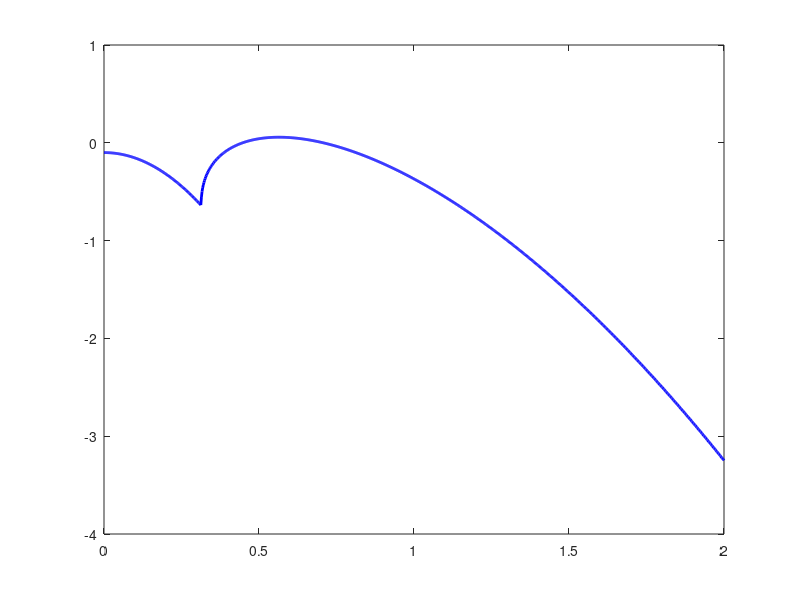

Write the MATLAB code that produced this figure. (Note: this script raises an error after producing the figure.)
% =========================================================================
% PEC 2026 - Ejercicio 3
% Análisis de estabilidad lineal del modelo reacción-difusión (Brusselator)
% Este script no requiere datos externos.
% Autor: HectorNaaa
% =========================================================================
%
% Modelo:
%   du/dt = Du·∇²u + f(u,v)    f(u,v) = a - u + u²v
%   dv/dt = Dv·∇²v + g(u,v)    g(u,v) = b - u²v
%
% El análisis de estabilidad lineal responde a la pregunta:
%   "¿Sobreviven las perturbaciones pequeñas sobre el estado estacionario
%    homogéneo (u0, v0)?"
%
% Sin difusión → Estabilidad local (ODE)
% Con difusión → Posible inestabilidad de Turing (PDE)
% =========================================================================

clear; clc; close all;

% =========================================================================
%% SECCIÓN 0 — PARÁMETROS DEL MODELO
% =========================================================================

a  = 0.1;     % Parámetro de alimentación del Brusselator
b  = 0.9;     % Parámetro de drenaje del Brusselator
Du = 1.0;     % Coeficiente de difusión del activador u (lento)
Dv = 10.0;    % Coeficiente de difusión del inhibidor v (rápido, Dv >> Du)

% ---- Estado estacionario homogéneo ----
% Condición: f(u0,v0) = 0  y  g(u0,v0) = 0
%   a - u0 + u0²·v0 = 0
%   b - u0²·v0      = 0  →  u0²·v0 = b
% Sumando: a - u0 + b = 0  →  u0 = a + b
%          v0 = b / u0²
u0 = a + b;
v0 = b / u0^2;

fprintf('=================================================================\n');
fprintf('  EJERCICIO 3 — Análisis de estabilidad lineal (Brusselator)\n');
fprintf('=================================================================\n');
fprintf('Parámetros:\n');
fprintf('  a  = %.2f,  b  = %.2f\n', a, b);
fprintf('  Du = %.2f,  Dv = %.2f\n', Du, Dv);
fprintf('\nEstado estacionario homogéneo:\n');
fprintf('  u0 = a + b       = %.6f\n', u0);
fprintf('  v0 = b / (a+b)²  = %.6f\n', v0);
fprintf('=================================================================\n\n');


% =========================================================================
%% SECCIÓN 1 — JACOBIANO DEL SISTEMA SIN DIFUSIÓN
% =========================================================================
%
% La estabilidad sin difusión se determina linealizando el sistema ODE
% alrededor de (u0, v0). Las derivadas parciales de f y g son:
%
%   ∂f/∂u = -1 + 2·u·v    ∂f/∂v =  u²
%   ∂g/∂u = -2·u·v        ∂g/∂v = -u²
%
% El Jacobiano J = [∂f/∂u  ∂f/∂v ; ∂g/∂u  ∂g/∂v] evaluado en (u0,v0):

J11 = -1 + 2*u0*v0;   % ∂f/∂u = b - a     (para estos valores = 0.8)
J12 =  u0^2;           % ∂f/∂v = (a+b)²   (= 1.0)
J21 = -2*u0*v0;        % ∂g/∂u = -(b-a)   (= -0.8... espera, = -2*1*0.9 = -1.8... hmm)
J22 = -u0^2;           % ∂g/∂v = -(a+b)²  (= -1.0)

% Nota: con a=0.1, b=0.9: u0=1, v0=0.9
%   J11 = -1 + 2·1·0.9 = 0.8
%   J12 =  1² = 1
%   J21 = -2·1·0.9 = -1.8
%   J22 = -1² = -1

J = [J11, J12;
     J21, J22];

fprintf('--- SECCIÓN 1: Jacobiano sin difusión ---\n\n');
fprintf('J = [ %+.4f   %+.4f ]\n', J(1,1), J(1,2));
fprintf('    [ %+.4f   %+.4f ]\n\n', J(2,1), J(2,2));

% Propiedades de J que determinan la estabilidad:
traza_J    = trace(J);   % tr(J) = J11 + J22 < 0 es condición necesaria de estabilidad
det_J      = det(J);     % det(J) > 0 es condición necesaria de estabilidad
fprintf('tr(J)  = %.6f  (debe ser < 0 para estabilidad)\n', traza_J);
fprintf('det(J) = %.6f  (debe ser > 0 para estabilidad)\n\n', det_J);


% =========================================================================
%% SECCIÓN 2 — AUTOVALORES SIN DIFUSIÓN
% =========================================================================
%
% Los autovalores λ de J determinan cómo evolucionan perturbaciones
% homogéneas (k=0):
%
%   perturbación ~ exp(λ·t)
%
%   Re(λ) < 0 para ambos λ → la perturbación decae → ESTADO ESTABLE
%   Re(λ) > 0 para algún λ → la perturbación crece → ESTADO INESTABLE
%
% Si los autovalores son complejos conjugados α ± βi con α < 0,
% el punto fijo es un FOCO ESTABLE: las perturbaciones oscilan mientras
% decaen (la solución "gira" en espiral hacia el punto fijo).

lambda_sin_difusion = eig(J);   % MATLAB devuelve los 2 autovalores del sistema 2x2

fprintf('--- SECCIÓN 2: Autovalores sin difusión ---\n\n');
for i = 1:length(lambda_sin_difusion)
    lam = lambda_sin_difusion(i);
    fprintf('  λ_%d = %+.6f %+.6fi    Re(λ_%d) = %+.6f\n', ...
            i, real(lam), imag(lam), i, real(lam));
end
fprintf('\n');

partes_reales = real(lambda_sin_difusion);

if all(partes_reales < 0)
    fprintf('CONCLUSIÓN: Re(λ) < 0 para todos los autovalores.\n');
    fprintf('→ El estado estacionario es ESTABLE sin difusión.\n');
    if ~isreal(lambda_sin_difusion)
        fprintf('→ Los autovalores son complejos: el punto fijo es un FOCO ESTABLE.\n');
        fprintf('  (Las perturbaciones homogéneas oscilan mientras decaen.)\n');
    else
        fprintf('→ Los autovalores son reales: el punto fijo es un NODO ESTABLE.\n');
    end
else
    fprintf('ADVERTENCIA: Re(λ) > 0 para algún autovalor.\n');
    fprintf('→ El estado estacionario es INESTABLE incluso sin difusión.\n');
end

% ─────────────────────────────────────────────────────────────────────────
% Interpretación clave:
% Si el sistema SIN difusión es estable (Re(λ) < 0) pero CON difusión
% aparece inestabilidad, entonces la difusión es responsable del patrón.
% Esto es precisamente la INESTABILIDAD DE TURING o "diffusion-driven
% instability": un paradoja en que el mecanismo estabilizador (difusión)
% desestabiliza el estado homogéneo.
% ─────────────────────────────────────────────────────────────────────────
fprintf('\n');


% =========================================================================
%% SECCIÓN 3 — RELACIÓN DE DISPERSIÓN CON DIFUSIÓN
% =========================================================================
%
% Al añadir difusión, una perturbación espacial de la forma:
%
%   δu(x,t) ~ exp(λ·t) · cos(k·x)
%
% evoluciona según la matriz modificada por difusión:
%
%   M(k) = J - k²·D    donde  D = diag(Du, Dv)
%
%         = [ J11 - Du·k²    J12        ]
%           [ J21            J22 - Dv·k² ]
%
% El número de onda k (en rad/unidad de longitud) está relacionado con
% la longitud de onda espacial λ_onda por: λ_onda = 2π/k
%
% Para cada k calculamos el autovalor dominante (mayor parte real).
% Si ese autovalor tiene Re > 0, el modo k crece exponencialmente.

k_values = linspace(0, 2, 1000);    % Vector de números de onda (rad/píxel)
N_k = length(k_values);
lambda_values = zeros(1, N_k);      % Almacenará λ_max(k) = max(Re(eig(M(k))))

for idx = 1:N_k
    k  = k_values(idx);
    k2 = k^2;

    % Matriz de estabilidad modificada por difusión:
    M = [J11 - Du*k2,   J12;
         J21,            J22 - Dv*k2];

    % Autovalores de M(k) — el dominante es el de mayor parte real
    eigs_k = eig(M);
    lambda_values(idx) = max(real(eigs_k));
end


% =========================================================================
%% SECCIÓN 4 — MÁXIMO DE λ(k): MODO DOMINANTE Y ESCALA ESPACIAL
% =========================================================================
%
% El máximo de λ(k) sobre todos los k es el modo que crece más rápido.
% Este modo domina el patrón emergente y determina su escala espacial.
%
%   k* = argmax λ(k)              → número de onda dominante
%   L* = 2π / k*                  → longitud de onda dominante
%
% Si k* es grande → estructuras pequeñas (manchas finas)
% Si k* es pequeño → estructuras grandes (manchas anchas)

[lambda_max, idx_max] = max(lambda_values);
k_max = k_values(idx_max);

if k_max > 0
    longitud_onda = 2*pi / k_max;
else
    longitud_onda = Inf;
end

fprintf('--- SECCIÓN 3+4: Relación de dispersión con difusión ---\n\n');
fprintf('  k*        = %.6f  rad/píxel\n', k_max);
fprintf('  λ_max(k*) = %.6f\n', lambda_max);
fprintf('  L* = 2π/k* = %.4f  píxeles (longitud de onda dominante)\n', longitud_onda);
fprintf('\n');

if lambda_max > 0
    fprintf('CONCLUSIÓN: λ_max = %.6f > 0\n', lambda_max);
    fprintf('→ Existe una banda de números de onda k con λ(k) > 0.\n');
    fprintf('→ INESTABILIDAD DE TURING confirmada.\n');
    fprintf('→ El patrón emergente tendrá una escala espacial ≈ %.2f píxeles.\n', longitud_onda);
    fprintf('→ Compare con la longitud de onda visual en los snapshots del Ej.1.\n');
else
    fprintf('CONCLUSIÓN: λ_max = %.6f ≤ 0\n', lambda_max);
    fprintf('→ No hay inestabilidad de Turing para estos parámetros.\n');
end
fprintf('\n');


% =========================================================================
%% SECCIÓN 5 — FIGURA: RELACIÓN DE DISPERSIÓN
% =========================================================================
%
% La relación de dispersión λ(k) muestra:
%   • k < k1 o k > k2 → λ < 0 → modos estables (decaen)
%   • k1 < k < k2     → λ > 0 → modos inestables (crecen) ← BANDA DE TURING
%   • k = k*          → λ máxima → modo dominante

fig = figure('Name', 'Relación de dispersión — Brusselator', ...
             'Position', [100, 100, 800, 500]);

% Curva principal
plot(k_values, lambda_values, 'b-', 'LineWidth', 2.0, ...
     'DisplayName', '\lambda_{max}(k)');
hold on;

% Línea de referencia λ = 0 (umbral de estabilidad)
yline(0, 'k--', 'LineWidth', 1.5, 'DisplayName', '\lambda = 0  (umbral)');

% Marcar el máximo k*
plot(k_max, lambda_max, 'ro', 'MarkerSize', 10, 'MarkerFaceColor', 'r', ...
     'DisplayName', sprintf('k^* = %.4f,  \\lambda_{max} = %.4f', k_max, lambda_max));

% Anotación del máximo
annotation_text = sprintf('  k^* = %.3f\n  \\lambda = %.4f\n  L^* = %.2f', ...
                           k_max, lambda_max, longitud_onda);
text(k_max + 0.04, lambda_max, annotation_text, ...
     'FontSize', 10, 'Color', 'r');

hold off;

xlabel('k  (número de onda, rad/píxel)', 'FontSize', 12);
ylabel('Re(\lambda_{dominante})',          'FontSize', 12);
title('Relación de dispersión del sistema reacción-difusión (Brusselator)', ...
      'FontSize', 13);
legend('Location', 'northeast', 'FontSize', 11);
grid on;

% Guardar figura
output_file = 'dispersion_relation.png';
saveas(fig, output_file);
fprintf('Figura guardada: %s\n\n', output_file);


% =========================================================================
%% SECCIÓN 6 — RESUMEN FINAL
% =========================================================================
fprintf('=================================================================\n');
fprintf('  RESUMEN — Resultados esperados\n');
fprintf('=================================================================\n');
fprintf('\n');
fprintf('1. SIN DIFUSIÓN:\n');
fprintf('   El estado estacionario (u0=%.1f, v0=%.1f) es estable.\n', u0, v0);
fprintf('   Re(λ) < 0 para ambos autovalores de J.\n');
fprintf('   Las perturbaciones homogéneas decaen → sin patrón posible.\n');
fprintf('\n');
fprintf('2. CON DIFUSIÓN:\n');
fprintf('   Aparece una banda de k con λ(k) > 0 (inestabilidad de Turing).\n');
fprintf('   Esto ocurre porque Dv >> Du: el inhibidor v difunde mucho más\n');
fprintf('   rápido que el activador u, rompiendo el balance espacial.\n');
fprintf('\n');
fprintf('3. MODO DOMINANTE:\n');
fprintf('   k* = %.4f rad/píxel  →  L* = 2π/k* ≈ %.2f píxeles.\n', k_max, longitud_onda);
fprintf('   El patrón de manchas en la simulación del Ej.1 debería tener\n');
fprintf('   una separación media entre manchas ≈ L* = %.2f celdas.\n', longitud_onda);
fprintf('\n');
fprintf('4. CONEXIÓN CON EL EJERCICIO 1:\n');
fprintf('   La tasa λ* predicha aquí debe coincidir con la pendiente λ\n');
fprintf('   medida empíricamente en el ajuste de A(t) del Ejercicio 2.\n');
fprintf('\n');
fprintf('=================================================================\n');

% ─────────────────────────────────────────────────────────────────────────
% NOTA PARA LA DEFENSA ORAL:
%
% La inestabilidad de Turing es contraintuitiva: la difusión, que
% normalmente ESTABILIZA, aquí DESESTABILIZA el estado homogéneo para
% modos espaciales concretos. El mecanismo es:
%   1. El activador u se autocataliza localmente (término u²v).
%   2. El inhibidor v difunde rápido y suprime u a distancia.
%   3. Localmente, u "gana" antes de ser suprimido → manchas de activador.
%   4. A distancia, v "gana" → fondo con poco activador.
% El resultado es un patrón espacial estacionario con longitud de onda L*.
% ─────────────────────────────────────────────────────────────────────────
